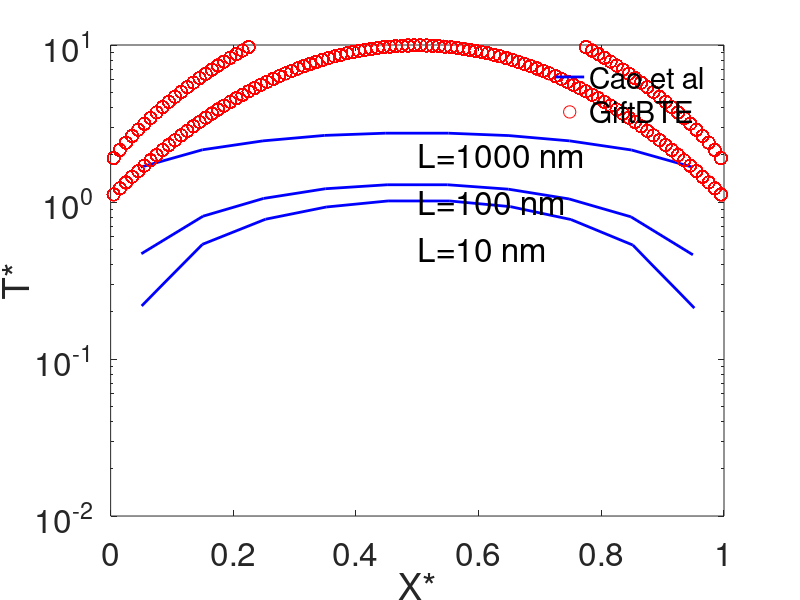

MATLAB code to generate this figure:
clc;clear all;close all
%%
% load results from literature Cao, et al. (https://doi.org/10.1098/rspa.2015.0811)
load 001.dat; % L=1e-5m
Ta1=X001;
load 01.dat; % L=1e-6m
Ta2=X01;
load 05.dat  % L=2e-7m
Ta3=X05;

semilogy(Ta1(:,1),Ta1(:,2),'b','LineWidth',2);
hold on
plot(Ta2(:,1),Ta2(:,2),'b','LineWidth',2);
hold on
h1=plot(Ta3(:,1),Ta3(:,2),'b','LineWidth',2);
hold on

%%
% compare temperature results from GiftBTE and literature Cao, et al.
C=1627100;
q=1E15;
k=150;
v=2677;
xx=0:0.01:1
S=q;

load 2e-7/TempLattice.dat; % GiftBTE L=2e-7m
L=2e-7;
T11=TempLattice;
T11(:,4)=8*k*(T11(:,4))/S/L/L;
scatter(T11(:,2)/L,T11(:,4),80,'r'); % non-dimensional x position versus temperature
hold on

load 1e-6/TempLattice.dat; % GiftBTE L=1e-6m
L=1e-6;
T11=TempLattice;
T11(:,4)=8*k*(T11(:,4))/S/L/L;
scatter(T11(:,2)/L,T11(:,4),80,'r'); % non-dimensional x position versus temperature
hold on

load 1e-5/TempLattice.dat; % GiftBTE L=1e-5m
L=1e-5;
T11=TempLattice;
T11(:,4)=8*k*(T11(:,4))/S/L/L;
h2=scatter(T11(:,2)/L,T11(:,4),80,'r'); % non-dimensional x position versus temperature
hold on

%%
box on

legend([h1 h2],'Cao et al','GiftBTE','Location','best');
legend boxoff

xlabel('X*','FontSize',24);

ylabel('T*','FontSize',24);

set(gca,'FontSize',24);

text(0.5,2,'L=1000 nm','FontSize',24)

text(0.5,1,'L=100 nm','FontSize',24)

text(0.5,0.5,'L=10 nm','FontSize',24)
